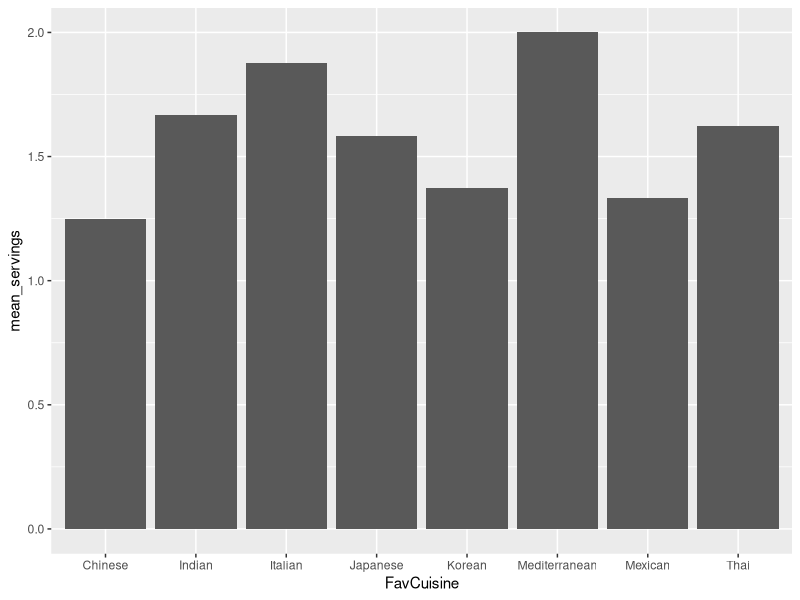
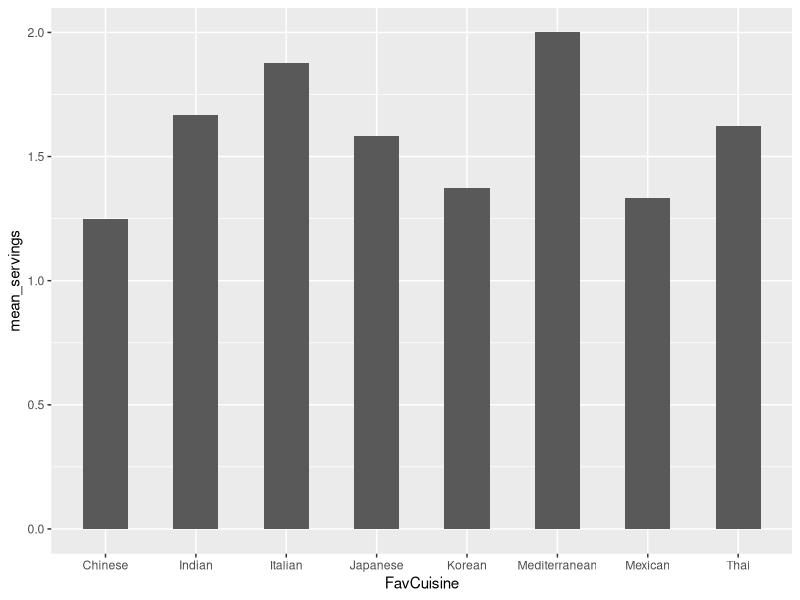
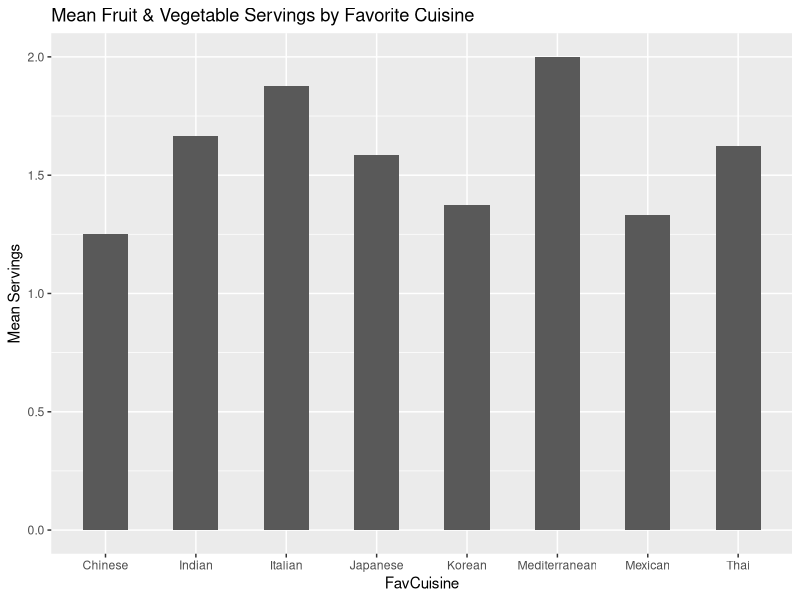
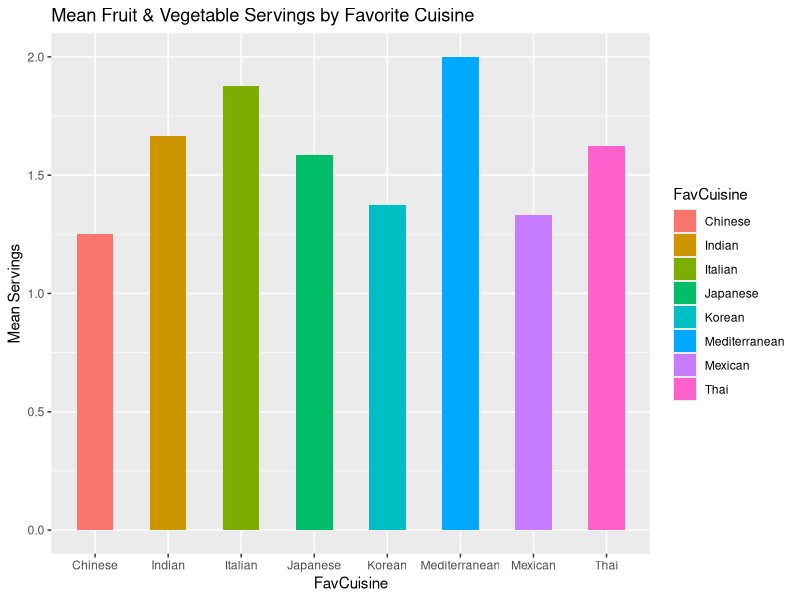
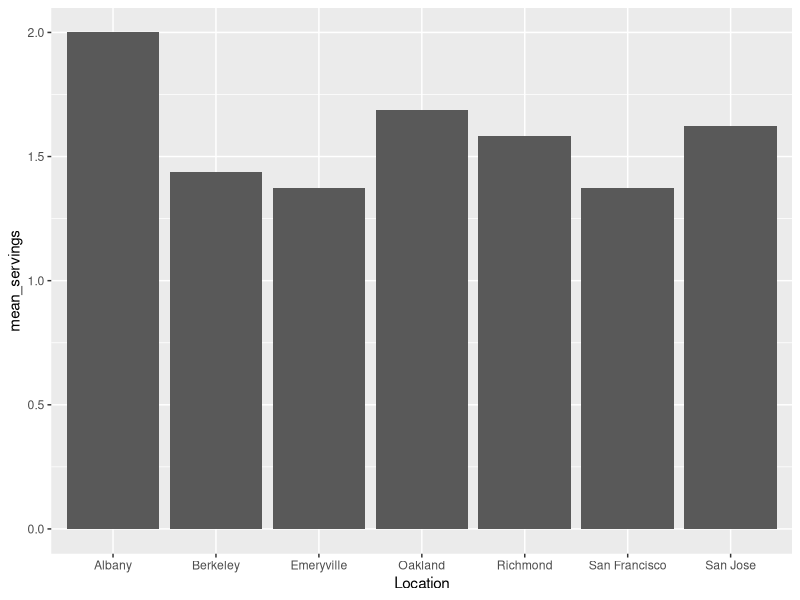
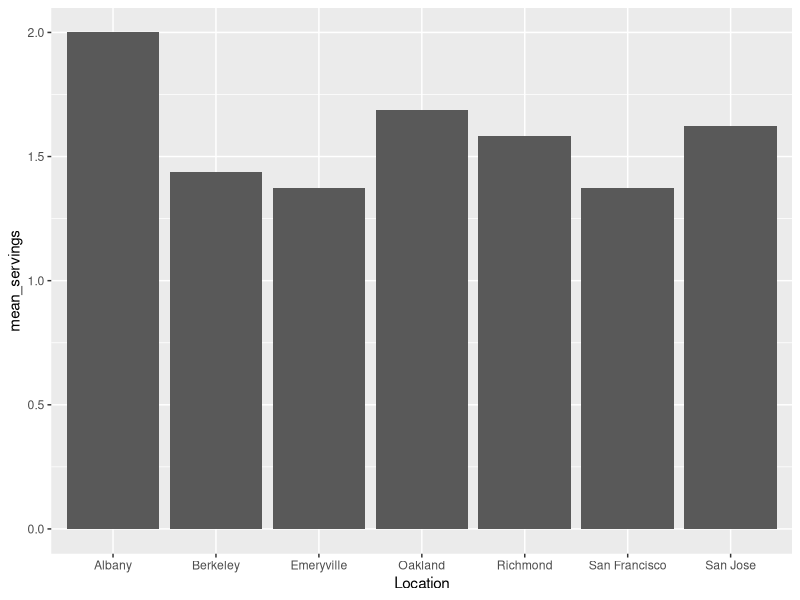

These charts were generated, in order, by the following R code:
## ---- chunk 1

install.packages("tidyverse")
library(tidyverse)

## ---- chunk 2

# install.packages("ggplot2")
library(ggplot2)

## ---- chunk 3
# we're going to quickly go over again how to clean, join, and pivot these data. 

veggies <- read_csv("fruit_vegetable_servings.csv")
demo <- read_csv("participant_demographics.csv")

# cleaning the demographics data 

demo_clean <- demo %>%
  rename(FavCuisine = `Favorite Cuisine`) %>%
  mutate(Gender = as.factor(Gender), 
         Location = as.factor(Location), 
         FavCuisine = as.factor(FavCuisine))


# let's join these dataframes together

clean_data <- inner_join(veggies, demo_clean, by = "PID")

# now, let's join the two dataframes together

long_veggies <- clean_data %>%
  pivot_longer(cols = starts_with("Meal"), names_to = "Meal", values_to = "Servings") %>%
  mutate(Meal = str_remove(Meal, "Meal")) %>%
  mutate(Meal = factor(Meal, levels = c("Breakfast", "Lunch", "Dinner", "Dessert")))

## ---- chunk 4
cuisine_summary <- long_veggies %>%
  group_by(FavCuisine) %>%
  dplyr::summarize(mean_servings = mean(Servings, na.rm = TRUE))

# Now that we have our data loaded, let's create a simple column plot of the mean servings by favorite cuisine. What do you notice?
ggplot(cuisine_summary, aes(y = mean_servings,
                    x = FavCuisine))+
  geom_bar(stat = "identity")

## ---- chunk 5
ggplot(cuisine_summary, aes(y = mean_servings,
                    x = FavCuisine))+
  geom_bar(stat = "identity", width=.5)

#What changes?
## ---- chunk 6

ggplot(cuisine_summary, aes(y = mean_servings,
                    x = FavCuisine))+
  geom_bar(stat = "identity", width=.5) +
  labs(title = "Mean Fruit & Vegetable Servings by Favorite Cuisine",
       x = "FavCuisine",
       y = "Mean Servings")

## ---- chunk 7

ggplot(cuisine_summary, aes(y = mean_servings,
                    x = FavCuisine, 
                    fill = FavCuisine))+
  geom_bar(stat = "identity", width=.5) +
  labs(title = "Mean Fruit & Vegetable Servings by Favorite Cuisine",
       x = "FavCuisine",
       y = "Mean Servings")

## ---- chunk 8
# first we need to create a new summary dataframe with this info grouped by location

location_summary <- long_veggies %>%
  group_by(Location) %>%
  summarize(mean_servings = mean(Servings, na.rm = TRUE))

# now we can plot veggie servings by location

ggplot(location_summary, aes(y = mean_servings,
                    x = Location))+
  geom_bar(stat = "identity")

## ---- chunk 9
#ggsave() by default will save the last plot generated.

ggsave("new_plot.png", width = 7, height = 4)
